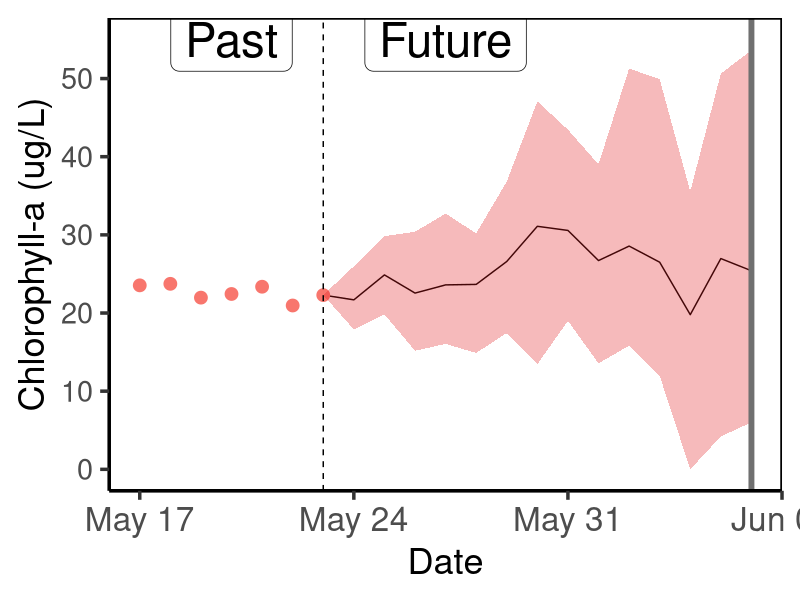
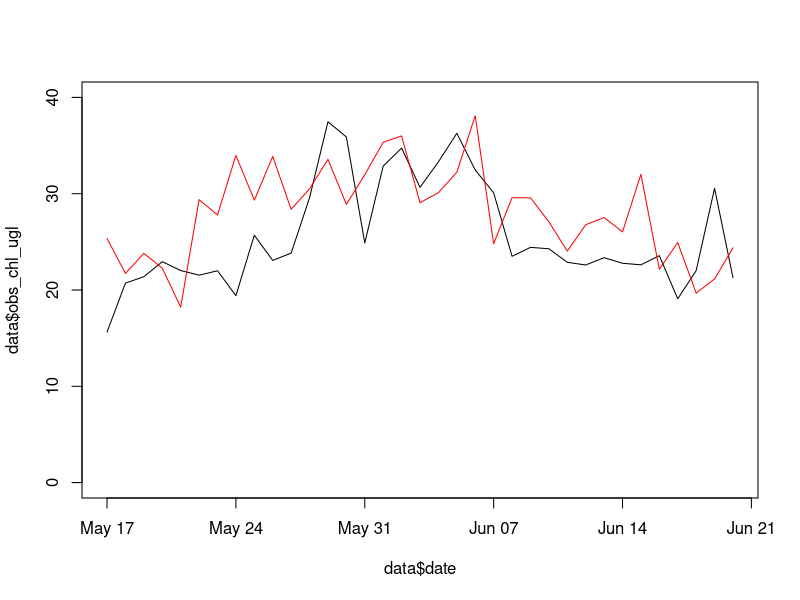

Source code (R) for these figures, in order: (Note: this script raises an error after producing the figures.)
# create fake forecast data

library(matrixStats)
library(tidyverse)

#set.seed(1234)
#setwd(dirname(rstudioapi::getSourceEditorContext()$path))

# define time frames
date_of_event <- as.Date('2021-06-06') 

tstart <- as.Date('2021-05-23')
tpast <- as.Date(tstart - 6)
tend <- as.Date(tstart + 14)


obs <- data.frame(
  date = seq.Date(tpast, tstart, by = "1 day"),
  chl_ugl = rnorm(7, 22, 2.2)
)

n_members <- 25

fcast <-  matrix(NA, nrow = 14+1, # 14 days of forecasts, one day with the initial obs
         ncol = n_members)

mean_chl <- c(obs$chl_ugl[7], 22, 25, 23, 24, 24, 28, 32, 31, 29, 28, 28, 25, 26, 26)
sd_chl <- 2.2
for (j in 2:nrow(fcast)) {
  fcast[j,] <- rnorm(n_members, mean = mean_chl[j], sd = sd_chl )
sd_chl <- sd_chl + 0.7
  }

mean <- rowMeans(fcast)
min <- rowMins(fcast)
max <- rowMaxs(fcast)
fcast <- as.data.frame(fcast)


for (i in 1:ncol(fcast)) {
  colnames(fcast)[i] <- paste0('ens_', i)
  fcast[,i] <- as.numeric(fcast[,i])
}
fcast$mean <- mean
fcast$min <- min
fcast$max <- max
fcast[1,1:28] <- obs$chl_ugl[7]
fcast$date <- seq.Date(tstart, tend, by = "1 day")

fcast <- fcast %>% 
  select(date, mean, min, max, everything()) %>% 
  mutate(min = ifelse(min < 0, 0, min))

lab_df <- data.frame(
  date = c(as.Date(tstart - 3) ,as.Date(tstart + 4) ),
  y = 55,
  labs = c("Past", "Future")
)
cb_cols <- RColorBrewer::brewer.pal(12, "Paired")

ggplot()+
  geom_line(data = fcast, aes(date, mean)) +
  scale_y_continuous(breaks = seq(0, 100, 10))+
  #ylim(0,60) +
  #xlim(tpast, as.Date('2021-02-02'))+
  geom_point(data = obs, aes(date, chl_ugl, color = cb_cols[6]), size = 4) +
  geom_ribbon(data = fcast, aes(date, ymin = min, ymax = max), fill = cb_cols[6], alpha = 0.3) +
  geom_vline(xintercept = as.Date(tstart), linetype = "dashed") +
  geom_vline(xintercept = as.Date(date_of_event), color = 'grey44', size = 2) +
  geom_label(data = lab_df, aes(date, y, label = labs), size = 12) +
  ylab("Chlorophyll-a (ug/L)") +
  xlab("Date") +
  theme_classic(base_size = 26) +
  theme(panel.border = element_rect(fill = NA, colour = "black"), 
        axis.text.x = element_text(size = 24),
        legend.position = 'none')

#write.csv(fcast, "C:/Users/wwoel/Desktop/Project-EDDIE-shiny/module8/data/wq_forecasts/forecast_day16.csv", row.names = FALSE)

# now iterate through a list of forecast days, moving the observation window and creating a new forecast

forecast_dates <- seq.Date(tstart, tend, by = "1 day")


data <- data.frame(
  date = seq.Date(tpast, tend+14, by = "1 day"),
  obs_chl_ugl = NA,
  fcast_chl_ugl = NA
)

# create 'observations' for the entire forecast period
data[1:7, 2] <-   rnorm(7, 22, 2.2)
data[8:12, 2] <-  rnorm(5, 26, 4.2)
data[13:16, 2] <- rnorm(4, 33, 3.3)
data[17:23, 2] <- rnorm(7, 31, 3.6)
data[24:30, 2] <- rnorm(7, 23, 2.6)
data[31:35, 2] <- rnorm(5, 25, 3.1)

# create a 'mean forecast' for the entire forecast period
data[1:7, 3] <-   rnorm(7, 24, 3.2)
data[8:12, 3] <-  rnorm(5, 27, 5.2)
data[13:16, 3] <- rnorm(4, 35, 3.3)
data[17:23, 3] <- rnorm(7, 30, 3.8)
data[24:30, 3] <- rnorm(7, 28, 3.6)
data[31:35, 3] <- rnorm(5, 23, 3.1)


plot(data$date, data$obs_chl_ugl, type = 'l', ylim = c(0, 40))
points(data$date, data$fcast_chl_ugl, type = 'l', col = 'red')


for (i in 1:length(forecast_dates)) {
  obs <- data[data$date<=forecast_dates[i]+14,] # subset obs to the forecast date
  sd_chl <- 2.2
  fcast <-  as.data.frame(
    matrix(NA, nrow = 14+1, # 14 days of forecasts, one day with the initial obs
           ncol = n_members))
  for (m in 1:ncol(fcast)) {
    colnames(fcast)[m] <- paste0('ens_', m)
    fcast[,m] <- as.numeric(fcast[,m])
  }
  for (j in 2:nrow(fcast)) {
    fcast[j,] <- rnorm(n_members, mean = obs$fcast_chl_ugl[j+6], sd = sd_chl )
    sd_chl <- sd_chl + 0.7
    
  }
  mean <- rowMeans(fcast)
  min <- rowMins(as.matrix(fcast))
  max <- rowMaxs(as.matrix(fcast))
  fcast <- as.data.frame(fcast)
   
    fcast$mean <- mean
    fcast$min <- min
    fcast$max <- max
    fcast[1,] <- obs$obs_chl_ugl[i+6]
    fcast$date <- seq.Date(forecast_dates[i], forecast_dates[i]+14, by = "1 day") #seq.Date(tstart, tend, by = "1 day")
    fcast$Past <- forecast_dates[i] - 3
    fcast$Future <- forecast_dates[i] + 4
    fcast$y <- 55
    fcast <- left_join(fcast, data)
    fcast <- fcast %>% 
      select(date, obs_chl_ugl, mean, min, max, everything(), -fcast_chl_ugl) %>% 
      mutate(min = ifelse(min < 0, 0, min))
    

    write.csv(fcast, paste0("data/wq_forecasts/forecast_day", 15-i, ".csv"), row.names = FALSE)
    
    
}

write.csv(data, paste0("data/wq_forecasts/mock_chl_obs.csv"), row.names = FALSE)

# read in the files and make the plots to make sure the observations are assimilated appropriately 
#fcast <- read.csv("C:/Users/wwoel/Desktop/Project-EDDIE-shiny/module8/data/wq_forecasts/forecast_day0.csv")
fcast$date <- as.Date(fcast$date)

#data <- read.csv("C:/Users/wwoel/Desktop/Project-EDDIE-shiny/module8/data/wq_forecasts/mock_chl_obs.csv")
data$date <- as.Date(data$date)
ggplot()+
  geom_line(data = fcast, aes(date, mean)) +
  scale_y_continuous(breaks = seq(0, 100, 10))+
  #ylim(0,60) +
  xlim(min(fcast$date)-7, max(fcast$date)) +
  geom_point(data = data[data$date<=min(fcast$date),], aes(date, obs_chl_ugl, color = cb_cols[6]), size = 4) +
  geom_ribbon(data = fcast, aes(date, ymin = min, ymax = max), fill = cb_cols[6], alpha = 0.3) +
  geom_vline(xintercept = as.Date(min(fcast$date)), linetype = "dashed") +
  geom_vline(xintercept = as.Date(date_of_event), color = 'grey44', size = 2) +
  #geom_label(data = day14, aes(Past, y, label = 'Past'), size = 12) +
  ylab("Chlorophyll-a (ug/L)") +
  xlab("Date") +
  theme_classic(base_size = 26) +
  theme(panel.border = element_rect(fill = NA, colour = "black"), 
        axis.text.x = element_text(size = 24),
        legend.position = 'none')
